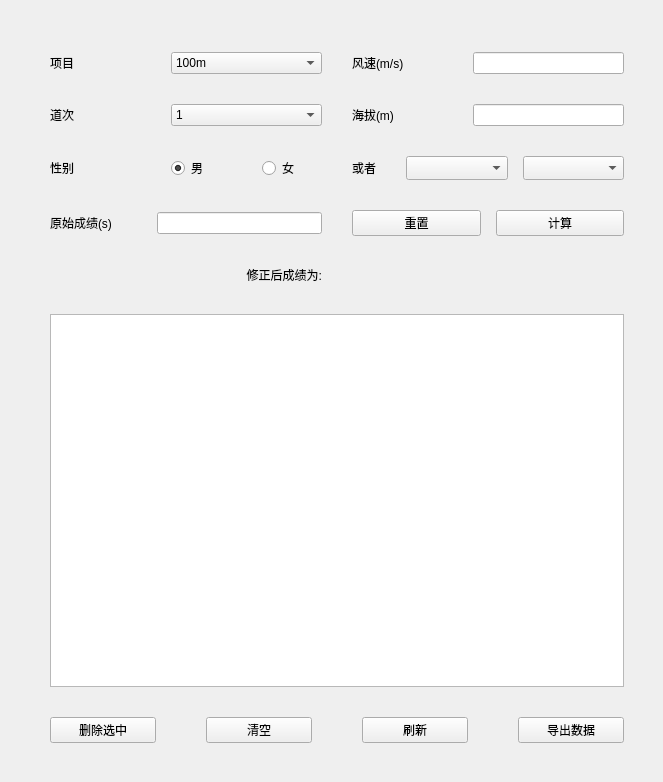
   <widget class="QWidget" name="tab2">
    <attribute name="title">
     <string>短跑硬实力计算</string>
    </attribute>
    <widget class="QWidget" name="layoutWidget">
     <property name="geometry">
      <rect>
       <x>20</x>
       <y>22</y>
       <width>634</width>
       <height>751</height>
      </rect>
     </property>
     <layout class="QVBoxLayout" name="verticalLayout">
      <property name="spacing">
       <number>30</number>
      </property>
      <property name="leftMargin">
       <number>30</number>
      </property>
      <property name="topMargin">
       <number>30</number>
      </property>
      <property name="rightMargin">
       <number>30</number>
      </property>
      <property name="bottomMargin">
       <number>30</number>
      </property>
      <item>
       <layout class="QGridLayout" name="gridLayout_3">
        <item row="0" column="0">
         <layout class="QHBoxLayout" name="horizontalLayout_4" stretch="3,5">
          <item>
           <widget class="QLabel" name="label">
            <property name="sizePolicy">
             <sizepolicy hsizetype="Expanding" vsizetype="Preferred">
              <horstretch>0</horstretch>
              <verstretch>0</verstretch>
             </sizepolicy>
            </property>
            <property name="text">
             <string>项目</string>
            </property>
           </widget>
          </item>
          <item>
           <widget class="QComboBox" name="length">
            <property name="sizePolicy">
             <sizepolicy hsizetype="Expanding" vsizetype="Preferred">
              <horstretch>0</horstretch>
              <verstretch>0</verstretch>
             </sizepolicy>
            </property>
            <property name="styleSheet">
             <string notr="true">QComboBox QAbstractItemView {
    font-size: 18px
}</string>
            </property>
            <property name="currentIndex">
             <number>2</number>
            </property>
            <item>
             <property name="text">
              <string>50m</string>
             </property>
            </item>
            <item>
             <property name="text">
              <string>60m</string>
             </property>
            </item>
            <item>
             <property name="text">
              <string>100m</string>
             </property>
            </item>
            <item>
             <property name="text">
              <string>200m</string>
             </property>
            </item>
            <item>
             <property name="text">
              <string>400m</string>
             </property>
            </item>
           </widget>
          </item>
         </layout>
        </item>
        <item row="0" column="1">
         <layout class="QHBoxLayout" name="horizontalLayout_20" stretch="3,5">
          <item>
           <widget class="QLabel" name="label_5">
            <property name="sizePolicy">
             <sizepolicy hsizetype="Preferred" vsizetype="Preferred">
              <horstretch>0</horstretch>
              <verstretch>0</verstretch>
             </sizepolicy>
            </property>
            <property name="text">
             <string>风速(m/s)</string>
            </property>
           </widget>
          </item>
          <item>
           <widget class="QLineEdit" name="windSpeed">
            <property name="sizePolicy">
             <sizepolicy hsizetype="Minimum" vsizetype="Preferred">
              <horstretch>0</horstretch>
              <verstretch>0</verstretch>
             </sizepolicy>
            </property>
           </widget>
          </item>
         </layout>
        </item>
        <item row="1" column="0">
         <layout class="QHBoxLayout" name="horizontalLayout_11" stretch="3,5">
          <item>
           <widget class="QLabel" name="label_2">
            <property name="sizePolicy">
             <sizepolicy hsizetype="Preferred" vsizetype="Preferred">
              <horstretch>0</horstretch>
              <verstretch>0</verstretch>
             </sizepolicy>
            </property>
            <property name="text">
             <string>道次</string>
            </property>
           </widget>
          </item>
          <item>
           <widget class="QComboBox" name="lane">
            <property name="enabled">
             <bool>true</bool>
            </property>
            <property name="sizePolicy">
             <sizepolicy hsizetype="Minimum" vsizetype="Preferred">
              <horstretch>0</horstretch>
              <verstretch>0</verstretch>
             </sizepolicy>
            </property>
            <property name="styleSheet">
             <string notr="true">QComboBox QAbstractItemView {
    font-size: 18px
}</string>
            </property>
            <item>
             <property name="text">
              <string>1</string>
             </property>
            </item>
            <item>
             <property name="text">
              <string>2</string>
             </property>
            </item>
            <item>
             <property name="text">
              <string>3</string>
             </property>
            </item>
            <item>
             <property name="text">
              <string>4</string>
             </property>
            </item>
            <item>
             <property name="text">
              <string>5</string>
             </property>
            </item>
            <item>
             <property name="text">
              <string>6</string>
             </property>
            </item>
            <item>
             <property name="text">
              <string>7</string>
             </property>
            </item>
            <item>
             <property name="text">
              <string>8</string>
             </property>
            </item>
           </widget>
          </item>
         </layout>
        </item>
        <item row="1" column="1">
         <layout class="QHBoxLayout" name="horizontalLayout_19" stretch="3,5">
          <item>
           <widget class="QLabel" name="label_6">
            <property name="sizePolicy">
             <sizepolicy hsizetype="Preferred" vsizetype="Preferred">
              <horstretch>0</horstretch>
              <verstretch>0</verstretch>
             </sizepolicy>
            </property>
            <property name="text">
             <string>海拔(m)</string>
            </property>
           </widget>
          </item>
          <item>
           <widget class="QLineEdit" name="altitude">
            <property name="sizePolicy">
             <sizepolicy hsizetype="Minimum" vsizetype="Preferred">
              <horstretch>0</horstretch>
              <verstretch>0</verstretch>
             </sizepolicy>
            </property>
           </widget>
          </item>
         </layout>
        </item>
        <item row="2" column="0">
         <layout class="QHBoxLayout" name="horizontalLayout_16" stretch="3,5">
          <item>
           <widget class="QLabel" name="label_3">
            <property name="sizePolicy">
             <sizepolicy hsizetype="Preferred" vsizetype="Preferred">
              <horstretch>0</horstretch>
              <verstretch>0</verstretch>
             </sizepolicy>
            </property>
            <property name="text">
             <string>性别</string>
            </property>
           </widget>
          </item>
          <item>
           <layout class="QHBoxLayout" name="horizontalLayout">
            <item>
             <widget class="QRadioButton" name="men">
              <property name="enabled">
               <bool>true</bool>
              </property>
              <property name="sizePolicy">
               <sizepolicy hsizetype="Minimum" vsizetype="Preferred">
                <horstretch>0</horstretch>
                <verstretch>0</verstretch>
               </sizepolicy>
              </property>
              <property name="text">
               <string>男</string>
              </property>
              <property name="checked">
               <bool>true</bool>
              </property>
             </widget>
            </item>
            <item>
             <widget class="QRadioButton" name="women">
              <property name="enabled">
               <bool>true</bool>
              </property>
              <property name="text">
               <string>女</string>
              </property>
             </widget>
            </item>
           </layout>
          </item>
         </layout>
        </item>
        <item row="2" column="1">
         <layout class="QHBoxLayout" name="horizontalLayout_18" stretch="0,1">
          <property name="spacing">
           <number>30</number>
          </property>
          <item>
           <widget class="QLabel" name="label_7">
            <property name="sizePolicy">
             <sizepolicy hsizetype="Preferred" vsizetype="Preferred">
              <horstretch>0</horstretch>
              <verstretch>0</verstretch>
             </sizepolicy>
            </property>
            <property name="text">
             <string>或者</string>
            </property>
           </widget>
          </item>
          <item>
           <layout class="QHBoxLayout" name="horizontalLayout_2">
            <property name="spacing">
             <number>15</number>
            </property>
            <item>
             <widget class="QComboBox" name="raceName">
              <property name="enabled">
               <bool>true</bool>
              </property>
              <property name="sizePolicy">
               <sizepolicy hsizetype="Expanding" vsizetype="Preferred">
                <horstretch>0</horstretch>
                <verstretch>0</verstretch>
               </sizepolicy>
              </property>
              <property name="styleSheet">
               <string notr="true">QComboBox QAbstractItemView {
    font-size: 18px
}</string>
              </property>
              <property name="sizeAdjustPolicy">
               <enum>QComboBox::AdjustToContents</enum>
              </property>
             </widget>
            </item>
            <item>
             <widget class="QComboBox" name="year">
              <property name="enabled">
               <bool>true</bool>
              </property>
              <property name="sizePolicy">
               <sizepolicy hsizetype="Expanding" vsizetype="Preferred">
                <horstretch>0</horstretch>
                <verstretch>0</verstretch>
               </sizepolicy>
              </property>
              <property name="styleSheet">
               <string notr="true">QComboBox QAbstractItemView {
    font-size: 18px
}</string>
              </property>
              <property name="sizeAdjustPolicy">
               <enum>QComboBox::AdjustToContents</enum>
              </property>
             </widget>
            </item>
           </layout>
          </item>
         </layout>
        </item>
        <item row="3" column="0">
         <layout class="QHBoxLayout" name="horizontalLayout_17" stretch="3,5">
          <property name="spacing">
           <number>8</number>
          </property>
          <item>
           <widget class="QLabel" name="label_4">
            <property name="enabled">
             <bool>true</bool>
            </property>
            <property name="sizePolicy">
             <sizepolicy hsizetype="Expanding" vsizetype="Preferred">
              <horstretch>0</horstretch>
              <verstretch>0</verstretch>
             </sizepolicy>
            </property>
            <property name="text">
             <string>原始成绩(s)</string>
            </property>
           </widget>
          </item>
          <item>
           <widget class="QLineEdit" name="oldScore">
            <property name="sizePolicy">
             <sizepolicy hsizetype="Expanding" vsizetype="Fixed">
              <horstretch>0</horstretch>
              <verstretch>0</verstretch>
             </sizepolicy>
            </property>
            <property name="minimumSize">
             <size>
              <width>0</width>
              <height>0</height>
             </size>
            </property>
           </widget>
          </item>
         </layout>
        </item>
        <item row="3" column="1">
         <layout class="QHBoxLayout" name="horizontalLayout_6" stretch="1,1">
          <property name="spacing">
           <number>15</number>
          </property>
          <item>
           <widget class="QPushButton" name="resetFix">
            <property name="text">
             <string>重置</string>
            </property>
           </widget>
          </item>
          <item>
           <widget class="QPushButton" name="fixScore">
            <property name="text">
             <string>计算</string>
            </property>
           </widget>
          </item>
         </layout>
        </item>
       </layout>
      </item>
      <item>
       <layout class="QHBoxLayout" name="horizontalLayout_5">
        <item>
         <widget class="QLabel" name="correctedScoreText">
          <property name="layoutDirection">
           <enum>Qt::LeftToRight</enum>
          </property>
          <property name="text">
           <string>修正后成绩为:</string>
          </property>
          <property name="alignment">
           <set>Qt::AlignRight|Qt::AlignTrailing|Qt::AlignVCenter</set>
          </property>
         </widget>
        </item>
        <item>
         <widget class="QLabel" name="correctedScore">
          <property name="layoutDirection">
           <enum>Qt::LeftToRight</enum>
          </property>
          <property name="text">
           <string/>
          </property>
          <property name="alignment">
           <set>Qt::AlignLeading|Qt::AlignLeft|Qt::AlignVCenter</set>
          </property>
         </widget>
        </item>
       </layout>
      </item>
      <item>
       <widget class="QTableView" name="fixScoreView">
        <property name="styleSheet">
         <string notr="true">QHeaderView {
    background-color: white;   
}
QHeaderView::section {
    background-color: white;
    border-radius:0px;
    margin-left: 10px;
}</string>
        </property>
        <property name="editTriggers">
         <set>QAbstractItemView::NoEditTriggers</set>
        </property>
        <property name="alternatingRowColors">
         <bool>true</bool>
        </property>
        <property name="selectionBehavior">
         <enum>QAbstractItemView::SelectRows</enum>
        </property>
        <property name="sortingEnabled">
         <bool>true</bool>
        </property>
       </widget>
      </item>
      <item>
       <layout class="QHBoxLayout" name="horizontalLayout_3">
        <property name="spacing">
         <number>50</number>
        </property>
        <item alignment="Qt::AlignVCenter">
         <widget class="QPushButton" name="delSelected">
          <property name="minimumSize">
           <size>
            <width>0</width>
            <height>0</height>
           </size>
          </property>
          <property name="maximumSize">
           <size>
            <width>16777215</width>
            <height>16777215</height>
           </size>
          </property>
          <property name="text">
           <string>删除选中</string>
          </property>
         </widget>
        </item>
        <item>
         <widget class="QPushButton" name="clear">
          <property name="sizePolicy">
           <sizepolicy hsizetype="Minimum" vsizetype="Fixed">
            <horstretch>0</horstretch>
            <verstretch>0</verstretch>
           </sizepolicy>
          </property>
          <property name="minimumSize">
           <size>
            <width>0</width>
            <height>0</height>
           </size>
          </property>
          <property name="maximumSize">
           <size>
            <width>16777215</width>
            <height>16777215</height>
           </size>
          </property>
          <property name="sizeIncrement">
           <size>
            <width>0</width>
            <height>0</height>
           </size>
          </property>
          <property name="text">
           <string>清空</string>
          </property>
         </widget>
        </item>
        <item>
         <widget class="QPushButton" name="refresh">
          <property name="text">
           <string>刷新</string>
          </property>
         </widget>
        </item>
        <item>
         <widget class="QPushButton" name="outputData">
          <property name="text">
           <string>导出数据</string>
          </property>
         </widget>
        </item>
       </layout>
      </item>
     </layout>
    </widget>
   </widget>
